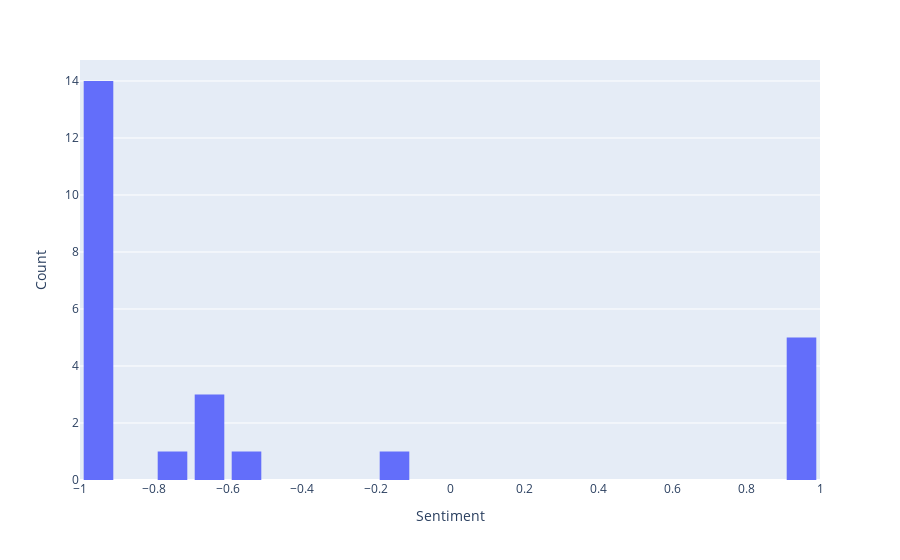

Source (notebook cell):
### Code cell
fig = px.histogram(sentiment_scores, nbins=25)

fig.update_layout(
    xaxis_title_text = 'Sentiment',
    yaxis_title_text = 'Count',
    bargap=0.2,
    showlegend=False,
    dragmode=False,
    clickmode='none',
)


# fig.update_traces(hovertemplate=None)
fig.update_traces(hovertemplate=
                  '<i><b>Count</i>: %{y}' + 
                  '<br><b>Sentiment Range</b>: %{x}' +
                  '<br><extra></extra>')



fig.show()

### Figure 1 — Plotly figure (JSON) as saved in the notebook; plotly's stock layout.template omitted (floating-point values rounded to 4 significant figures)
{"data": [{"alignmentgroup": "True", "bingroup": "x", "hovertemplate": "<i><b>Count</i>: %{y}<br><b>Sentiment Range</b>: %{x}<br><extra></extra>", "legendgroup": "0", "marker": {"color": "#636efa"}, "name": "0", "nbinsx": 25, "offsetgroup": "0", "orientation": "v", "showlegend": true, "type": "histogram", "x": [0.9973, 0.9975, -0.9806, -0.7134, -0.9856, -0.9879, 0.9975, 0.9973, -0.9871, -0.9166, -0.5877, 0.9975, -0.9873, -0.1582, -0.9851, -0.9873, -0.6892, -0.638, -0.9785, -0.9619, -0.9592, -0.9612, -0.9752, -0.6889, -0.9866], "xaxis": "x", "yaxis": "y"}], "layout": {"bargap": 0.2, "barmode": "relative", "clickmode": "none", "dragmode": false, "legend": {"title": {"text": "variable"}, "tracegroupgap": 0}, "margin": {"t": 60}, "showlegend": false, "xaxis": {"anchor": "y", "domain": [0, 1], "title": {"text": "Sentiment"}}, "yaxis": {"anchor": "x", "domain": [0, 1], "title": {"text": "Count"}}}}
